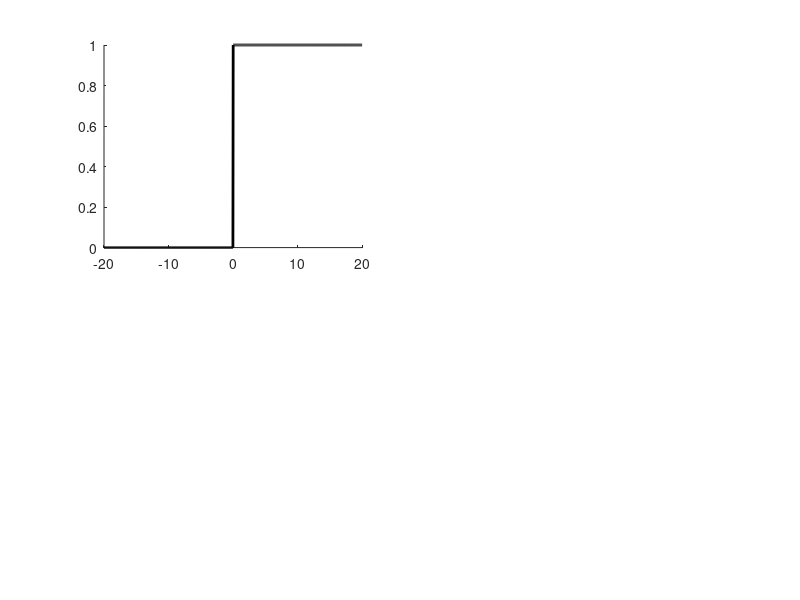

Write MATLAB code to recreate this figure. (Note: this script raises an error after producing the figure.)
% generateFigure5

clf

VminusA = linspace(-20,20,1000);

errorRate	= [0 0 0.2 0.2];
sigma		= [0 5 0 5]
titles={'a', 'b', 'c', 'd'};

for n=1:4
	s(n) = subplot(2,2,n);
	
	Pdel = errorRate(n)+(1-2*errorRate(n)) * normcdf(VminusA, 0, sigma(n));
	hLine(n) = plot(VminusA, Pdel,...
		'k-',...
		'LineWidth',2);
	
	box off
	
	switch n
		case{3,4}
			s(n).YTick	=[0 errorRate(n) 0.5 1-errorRate(n) 1];
			s(n).YTickLabel={'0', '\epsilon', '0.5', '1-\epsilon', '1'};
	end
	
	
	s(n).YLim		=[0 1];
	s(n).XTick		=[-20:10:20];
	%title(titles(n))
	
	add_text_to_figure('TL',sprintf('  %s',titles{n}), 16)
end
subplot(2,2,3)
xlabel('$V-A$', 'Interpreter','latex')
ylabel('P(choose~delayed)', 'Interpreter','latex')%% Export
% cd('figs')
% latex_fig(12, 4,3)
% export_fig explanatoryPsycho -png -m8
% hgsave('explanatoryPsycho')
% cd ..


